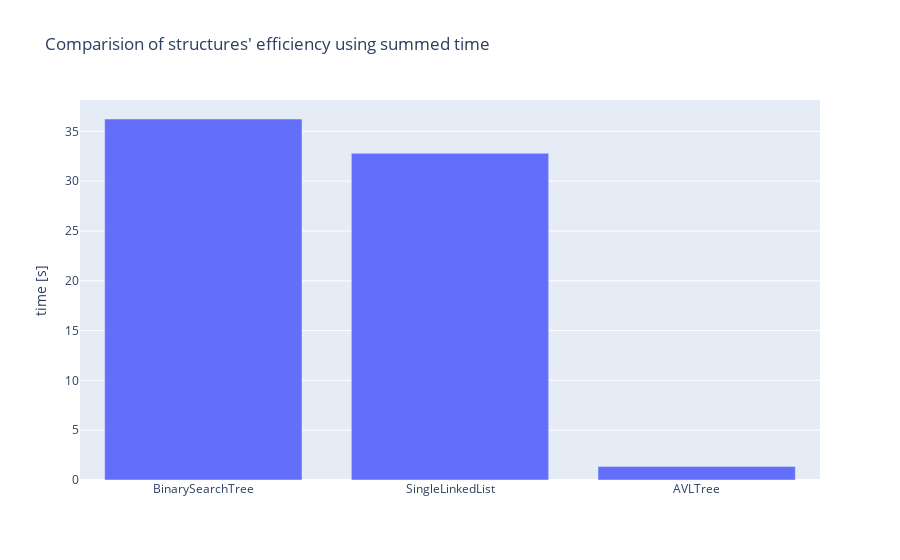

Write notebook code for a chart like this one.
### Code cell
d_sum = {}
for struct, d in times.items():
    d_sum[struct] = sum([sum(d_2.values()) for d_2 in d.values()])

fig = go.Figure([go.Bar(x=list(d_sum.keys()), y=list(d_sum.values()))])

fig.update_layout(title_text="Comparision of structures' efficiency using summed time")
fig.update_yaxes(title="time [s]")
fig.show()

### Figure 1 — Plotly figure (JSON) as saved in the notebook; plotly's stock layout.template omitted (floating-point values rounded to 4 significant figures)
{"data": [{"type": "bar", "x": ["BinarySearchTree", "SingleLinkedList", "AVLTree"], "y": [36.24, 32.8, 1.363]}], "layout": {"title": {"text": "Comparision of structures' efficiency using summed time"}, "yaxis": {"title": {"text": "time [s]"}}}}
